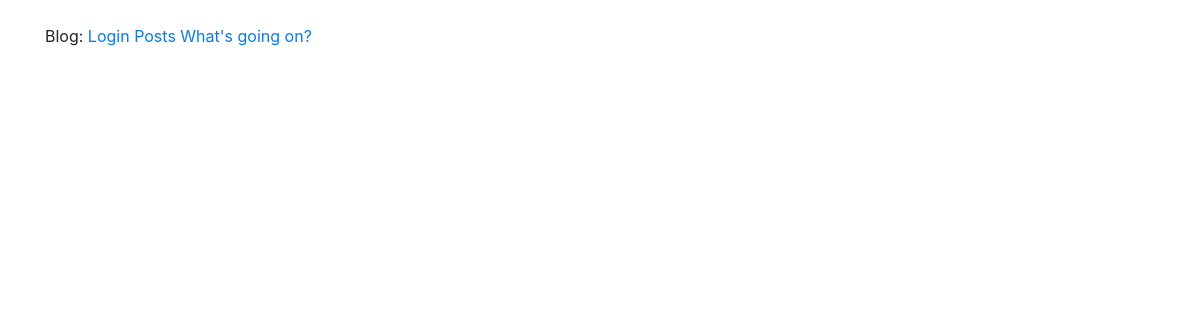
The app's page /posts/, older data.
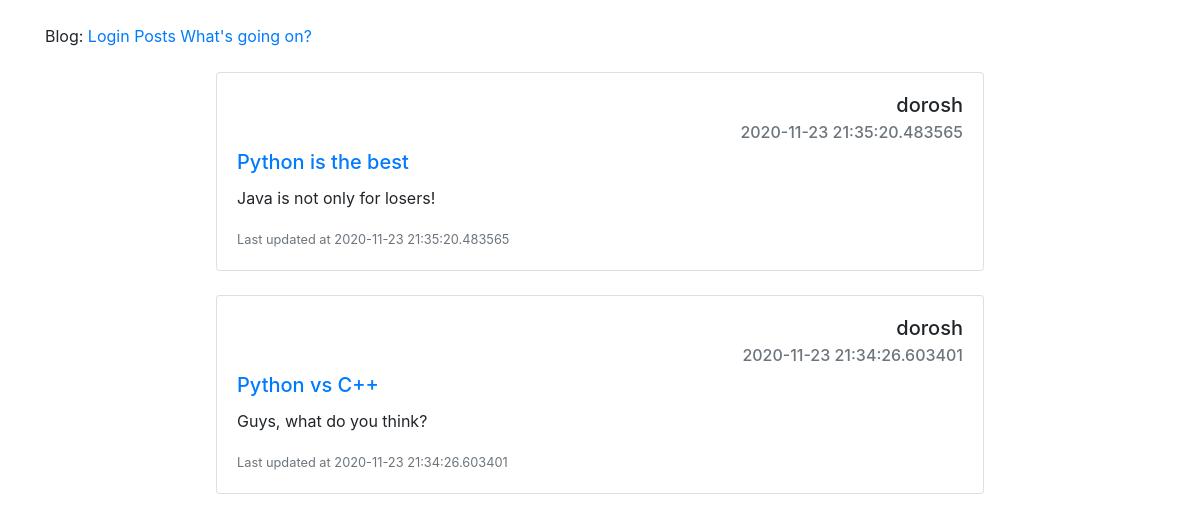
The same page, newer data.
### app/models.py (models this page shows, shortened)
class Post(db.Model):
    id = db.Column(db.Integer, primary_key=True)
    title = db.Column(db.String(100), nullable=False)
    body = db.Column(db.String(140), nullable=False)
    timestamp = db.Column(db.DateTime, index=True, default=datetime.utcnow, nullable=False)
    user_id = db.Column(db.Integer, db.ForeignKey('user.id'))

class User(UserMixin, db.Model):
    id = db.Column(db.Integer, primary_key=True)
    username = db.Column(db.String(64), index=True, unique=True)
    email = db.Column(db.String(120), index=True, unique=True)
    image_file = db.Column(db.String(20), nullable=False, default = 'default.jpg')
    about_me = db.Column(db.String(200), nullable=True)
    last_seen = db.Column(db.DateTime, default=datetime.utcnow)
    password_hash = db.Column(db.String(128))
    posts = db.relationship('Post', backref='author', lazy='dynamic')

### app/views.py (the view)
@app.route('/posts/', methods=['GET'])
def posts():
    posts = Post.query.all()
    return render_template('posts.html', posts=posts)

### app/views.py (called while the page is built)
@app.before_request
def before_request():
    if current_user.is_authenticated:
        current_user.last_seen = datetime.utcnow()
        db.session.commit()

### app/templates/posts.html (shortened to what this page needs)
{% extends "base.html" %}
{% block content %}
    <br>
    <div class="container d-flex flex-column align-items-center">
    {% for post in posts %}
    <div class="card" style="width: 48rem;">
        <div class="card-body" >
          <h5 class="card-title text-right">{{post.author.username}}</h5>
          <h6 class="card-subtitle mb-2 text-muted text-right">{{post.timestamp}}</h6>
          <h5 class="card-title"><a href="{{ url_for('get_post', post_id=post.id) }}">{{post.title}}</a></h5>
          <p class="card-text">{{post.body}}</p>
          <p class="card-text"><small class="text-muted">Last updated at {{post.timestamp}} </small></p>
        </div>
    </div>
    <br>
    {% endfor %}
    </div>
{% endblock %}

### app/templates/base.html (shortened to what this page needs)
<!DOCTYPE html>
<html lang="en">
    <head>
        <link rel="stylesheet" href="{{ url_for('static', filename='/styles/style.css') }}">
        <link rel="stylesheet" href="https://stackpath.bootstrapcdn.com/bootstrap/4.3.1/css/bootstrap.min.css">
    </head>
    <body class="container">
        <br>
        <div>
            Blog:
            {% if current_user.is_anonymous %}
            <a href="{{ url_for('login') }}">Login</a>
            {% else %}
            <a href="{{ url_for('logout') }}">Logout</a>
            {% endif %}
            <a href="{{ url_for('posts') }}">Posts</a>
            <a href="{{ url_for('new_post') }}">What's going on?</a>
        </div>
        {% block content %}{% endblock %}
    </body>
</html>

Row changes from the older to the newer data that the page shows:
added Post: author.username "dorosh", timestamp "2020-11-23 21:35:20.483565", title "Python is the best", body "Java is not only for losers!"
added Post: author.username "dorosh", timestamp "2020-11-23 21:34:26.603401", title "Python vs C++", body "Guys, what do you think?"
